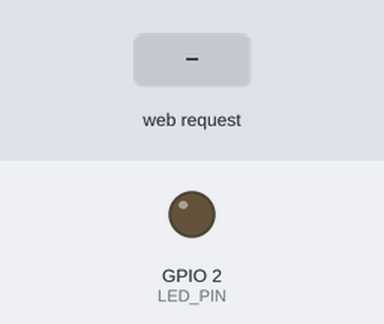
The sketch below on a simulated ESP32. On the bench: output pins drawn as LEDs (lit = HIGH). The test bench sets the inputs (shaded band). USB keyboard and mouse output is not drawn; what the sketch prints to the serial monitor is not drawn.

Above: at 1.2 s.
1.3 s: HTTP request GET /led?state=on received
At 2.0 s:
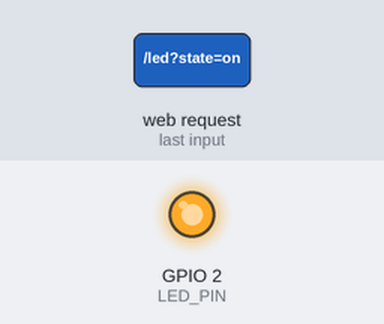
2.8 s: HTTP request GET /led?state=off received
At 3.2 s:
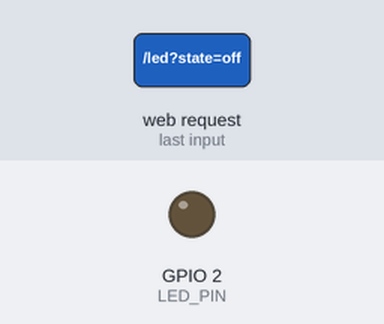
Timing chart, 0 to 5.8 s (numbered marks = the images above; inputs shaded):
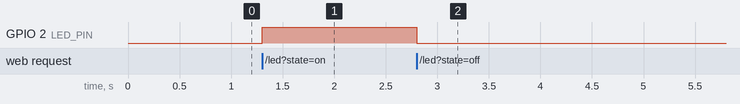

Measured:
- after the input at 1.3 s, GPIO 2 (LED_PIN): LOW → HIGH at once
- after the input at 2.8 s, GPIO 2 (LED_PIN): HIGH → LOW at once

The sketch:

AP-BLU.ino
```cpp
#include <Arduino.h>
#include <WiFi.h>
#include <WebServer.h>
#include <BleKeyboard.h>

// ================= CONFIG =================
#define LED_PIN 2

const char* ssid = "ESP32-AP";
const char* password = "12345678";

// =========================================
WebServer server(80);
BleKeyboard bleKeyboard("ESP32 BLU", "Nihal MP", 100);

bool ledState = false;

// ================= HTML ===================
const char MAIN_PAGE[] PROGMEM = R"rawliteral(
<!DOCTYPE html>
<html>
<head>
<meta name="viewport" content="width=device-width, initial-scale=1">
<title>ESP32 Control Panel</title>
<style>
body{
  margin:0;
  padding:15px;
  background:#1a1a1a;
  color:#fff;
  font-family:system-ui
}
.container{
  max-width:600px;
  margin:auto
}
.status{
  padding:10px;
  background:#2a2a2a;
  border-radius:5px;
  display:flex;
  align-items:center;
  font-size:.9em;
  margin-bottom:15px
}
.dot{
  width:8px;
  height:8px;
  border-radius:50%;
  margin-right:8px
}
.on{background:#0f0}
.off{background:#f00}

button{
  width:48%;
  padding:12px;
  border:none;
  border-radius:5px;
  font-size:16px;
  cursor:pointer;
}
.btn-on{background:#00c853;color:#000}
.btn-off{background:#d50000;color:#fff}
.row{display:flex;gap:10px}
</style>
</head>

<body>
<div class="container">
  <h1>ESP32 AP / BLE Control</h1>
  <p>By Nihal MP</p>

  <div class="status">
    <span class="dot off" id="dot"></span>
    <span id="status">Checking...</span>
  </div>

  <div class="row">
    <button class="btn-on" onclick="setLED('on')">LED ON</button>
    <button class="btn-off" onclick="setLED('off')">LED OFF</button>
  </div>
</div>

<script>
function updateStatus(){
  fetch('/status')
  .then(r=>r.json())
  .then(d=>{
    const dot=document.getElementById('dot');
    const txt=document.getElementById('status');

    if(d.ble){
      dot.className='dot on';
      txt.textContent='BLE Connected | LED: ' + (d.led ? 'ON' : 'OFF');
    }else{
      dot.className='dot off';
      txt.textContent='BLE Disconnected | LED: ' + (d.led ? 'ON' : 'OFF');
    }
  });
}

function setLED(state){
  fetch('/led?state='+state);
}

setInterval(updateStatus,2000);
updateStatus();
</script>
</body>
</html>
)rawliteral";

// ================= HANDLERS =================
void handleRoot() {
  server.send_P(200, "text/html", MAIN_PAGE);
}

void handleStatus() {
  String json = "{";
  json += "\"ble\":";
  json += bleKeyboard.isConnected() ? "true" : "false";
  json += ",";
  json += "\"led\":";
  json += ledState ? "true" : "false";
  json += "}";

  server.send(200, "application/json", json);
}

void handleLED() {
  if (server.hasArg("state")) {
    String s = server.arg("state");

    if (s == "on") {
      digitalWrite(LED_PIN, HIGH);
      ledState = true;
    }
    else if (s == "off") {
      digitalWrite(LED_PIN, LOW);
      ledState = false;
    }
  }
  server.send(200, "text/plain", "OK");
}

// ================= SETUP ====================
void setup() {
  Serial.begin(115200);

  pinMode(LED_PIN, OUTPUT);
  digitalWrite(LED_PIN, LOW);

  WiFi.softAP(ssid, password);
  Serial.print("AP IP: ");
  Serial.println(WiFi.softAPIP());

  bleKeyboard.begin();

  server.on("/", HTTP_GET, handleRoot);
  server.on("/status", HTTP_GET, handleStatus);
  server.on("/led", HTTP_GET, handleLED);

  server.begin();
  Serial.println("Web server started");
}

// ================= LOOP =====================
void loop() {
  server.handleClient();
}
```
